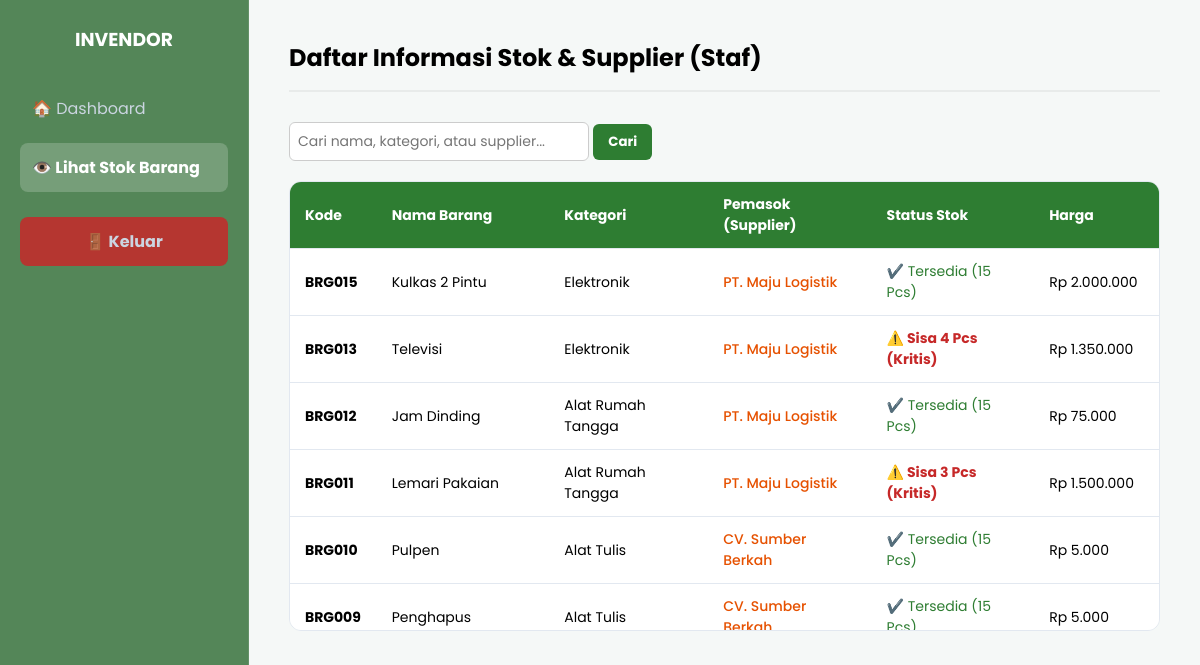
The page /staf.php (signed in) on the database its author committed.
### tables this page shows
CREATE TABLE `barang` (
  `id` int(11) NOT NULL,
  `kode_barang` varchar(20) NOT NULL,
  `nama_barang` varchar(100) NOT NULL,
  `id_kategori` int(11) DEFAULT NULL,
  `id_supplier` int(11) DEFAULT NULL,
  `stok` int(11) NOT NULL DEFAULT 0,
  `harga` decimal(10,2) NOT NULL,
  `id_user` int(11) DEFAULT NULL
);

CREATE TABLE `kategori` (
  `id` int(11) NOT NULL,
  `nama_kategori` varchar(50) NOT NULL
);

CREATE TABLE `supplier` (
  `id` int(11) NOT NULL,
  `nama_supplier` varchar(100) NOT NULL,
  `telepon` varchar(20) NOT NULL,
  `alamat` text NOT NULL
);

### staf.php (the view, shortened to what this page needs)
<?php
require_once 'koneksi.php';
$search = '';
if (isset($_GET['cari'])) {
    $search = mysqli_real_escape_string($koneksi, $_GET['keyword']);
    $query = "SELECT b.*, k.nama_kategori, s.nama_supplier FROM barang b
              LEFT JOIN kategori k ON b.id_kategori = k.id
              LEFT JOIN supplier s ON b.id_supplier = s.id
              WHERE b.nama_barang LIKE '%$search%' OR b.kode_barang LIKE '%$search%' OR k.nama_kategori LIKE '%$search%' OR s.nama_supplier LIKE '%$search%'
              ORDER BY b.id DESC";
} else {
    $query = "SELECT b.*, k.nama_kategori, s.nama_supplier FROM barang b
              LEFT JOIN kategori k ON b.id_kategori = k.id
              LEFT JOIN supplier s ON b.id_supplier = s.id
              ORDER BY b.id DESC";
}
$daftar_barang = mysqli_query($koneksi, $query);
?>
<!DOCTYPE html>
<html lang="id">
<head>
</head>
<body>
    <div class="sidebar">
        <h3>INVENDOR</h3>
        <a href="index.php">🏠 Dashboard</a>
        <a href="staf.php" class="active">👁️ Lihat Stok Barang</a>
        <a href="logout.php" style="background-color: rgba(198, 40, 40, 0.85); text-align:center; margin-top: 25px; font-weight: bold;">🚪 Keluar</a>
    </div>
    <div class="main-content">
        <div class="header"><h2>Daftar Informasi Stok & Supplier (Staf)</h2></div>
        <div class="search-container">
            <form action="staf.php" method="GET">
                <input type="text" name="keyword" placeholder="Cari nama, kategori, atau supplier..." value="<?= htmlspecialchars($search); ?>" required>
                <button type="submit" name="cari" class="btn-cari">Cari</button>
            </form>
        </div>
        <div class="table-wrapper">
            <table>
                <thead><tr><th>Kode</th><th>Nama Barang</th><th>Kategori</th><th>Pemasok (Supplier)</th><th>Status Stok</th><th>Harga</th></tr></thead>
                <tbody>
                    <?php if(mysqli_num_rows($daftar_barang) > 0): ?>
                        <?php while ($row = mysqli_fetch_assoc($daftar_barang)): ?>
                        <tr>
                            <td><strong><?= $row['kode_barang']; ?></strong></td>
                            <td><?= $row['nama_barang']; ?></td>
                            <td><?= $row['nama_kategori'] ?? 'Uncategorized'; ?></td>
                            <td style="color: #e65100; font-weight: 500;"><?= $row['nama_supplier'] ?? 'Belum Ada'; ?></td>
                            <td>
                                <?php if($row['stok'] < 5): ?>
                                    <span style="color: #c62828; font-weight: bold;">⚠️ Sisa <?= $row['stok']; ?> Pcs (Kritis)</span>
                                <?php else: ?>
                                    <span style="color: #2e7d32;">✔️ Tersedia (<?= $row['stok']; ?> Pcs)</span>
                                <?php endif; ?>
                            </td>
                            <td>Rp <?= number_format($row['harga'], 0, ',', '.'); ?></td>
                        </tr>
                        <?php endwhile; ?>
                    <?php else: ?>
                        <tr><td colspan="6" style="text-align: center; color: #777;">Data tidak ditemukan.</td></tr>
                    <?php endif; ?>
                </tbody>
            </table>
        </div>
    </div>
</body>
</html>

### staf.php (style rules this page uses)
* { box-sizing: border-box; margin: 0; padding: 0; font-family: 'Poppins', sans-serif; }
body { background: url('https://images.unsplash.com/photo-1586528116311-ad8dd3c8310d?q=80&w=2070') no-repeat center center fixed; background-size: cover; display: flex; min-height: 100vh; }
.sidebar { width: 260px; background: rgba(27, 94, 32, 0.75); backdrop-filter: blur(15px); -webkit-backdrop-filter: blur(15px); color: white; padding: 25px 20px; border-right: 1px solid rgba(255,255,255,0.1); }
.sidebar h3 { text-align: center; margin-bottom: 30px; font-weight: 700; }
.sidebar a { display: block; color: #cbd5e1; padding: 12px; text-decoration: none; border-radius: 8px; margin-bottom: 10px; transition: 0.3s; }
.sidebar a:hover, .sidebar a.active { background-color: rgba(255,255,255,0.2); color: white; font-weight: bold; }
.main-content { flex-grow: 1; padding: 40px; background: rgba(244, 247, 246, 0.85); min-height: 100vh; overflow-y: auto; }
.header { display: flex; justify-content: space-between; margin-bottom: 30px; border-bottom: 2px solid rgba(0,0,0,0.05); padding-bottom: 15px; }
.search-container { margin-bottom: 20px; }
.search-container input { padding: 8px; width: 300px; border: 1px solid #ccc; border-radius: 6px; font-size: 14px; background: white; }
.btn-cari { padding: 8px 15px; background-color: #2e7d32; color: white; border: none; border-radius: 6px; cursor: pointer; font-weight: bold; }
.table-wrapper { max-height: 450px; overflow-y: auto; background: white; border-radius: 12px; border: 1px solid #e2e8f0; }
table { width: 100%; border-collapse: collapse; }
th, td { padding: 12px 15px; text-align: left; border-bottom: 1px solid #e2e8f0; font-size: 14px; }
th { background-color: #2e7d32; color: white; position: sticky; top: 0; z-index: 10; }

### rows shown on the page
barang: kode_barang "BRG015", nama_barang "Kulkas 2 Pintu", id_kategori.nama_kategori "Elektronik", id_supplier.nama_supplier "PT. Maju Logistik", stok "15", harga "2.000.000"
barang: kode_barang "BRG013", nama_barang "Televisi", id_kategori.nama_kategori "Elektronik", id_supplier.nama_supplier "PT. Maju Logistik", stok "4", harga "1.350.000"
barang: kode_barang "BRG012", nama_barang "Jam Dinding", id_kategori.nama_kategori "Alat Rumah Tangga", id_supplier.nama_supplier "PT. Maju Logistik", stok "15", harga "75.000"
barang: kode_barang "BRG011", nama_barang "Lemari Pakaian", id_kategori.nama_kategori "Alat Rumah Tangga", id_supplier.nama_supplier "PT. Maju Logistik", stok "3", harga "1.500.000"
barang: kode_barang "BRG010", nama_barang "Pulpen", id_kategori.nama_kategori "Alat Tulis", id_supplier.nama_supplier "CV. Sumber Berkah", stok "15", harga "5.000"
barang: kode_barang "BRG009", nama_barang "Penghapus", id_kategori.nama_kategori "Alat Tulis", id_supplier.nama_supplier "CV. Sumber…", stok "15", harga "5.000"
